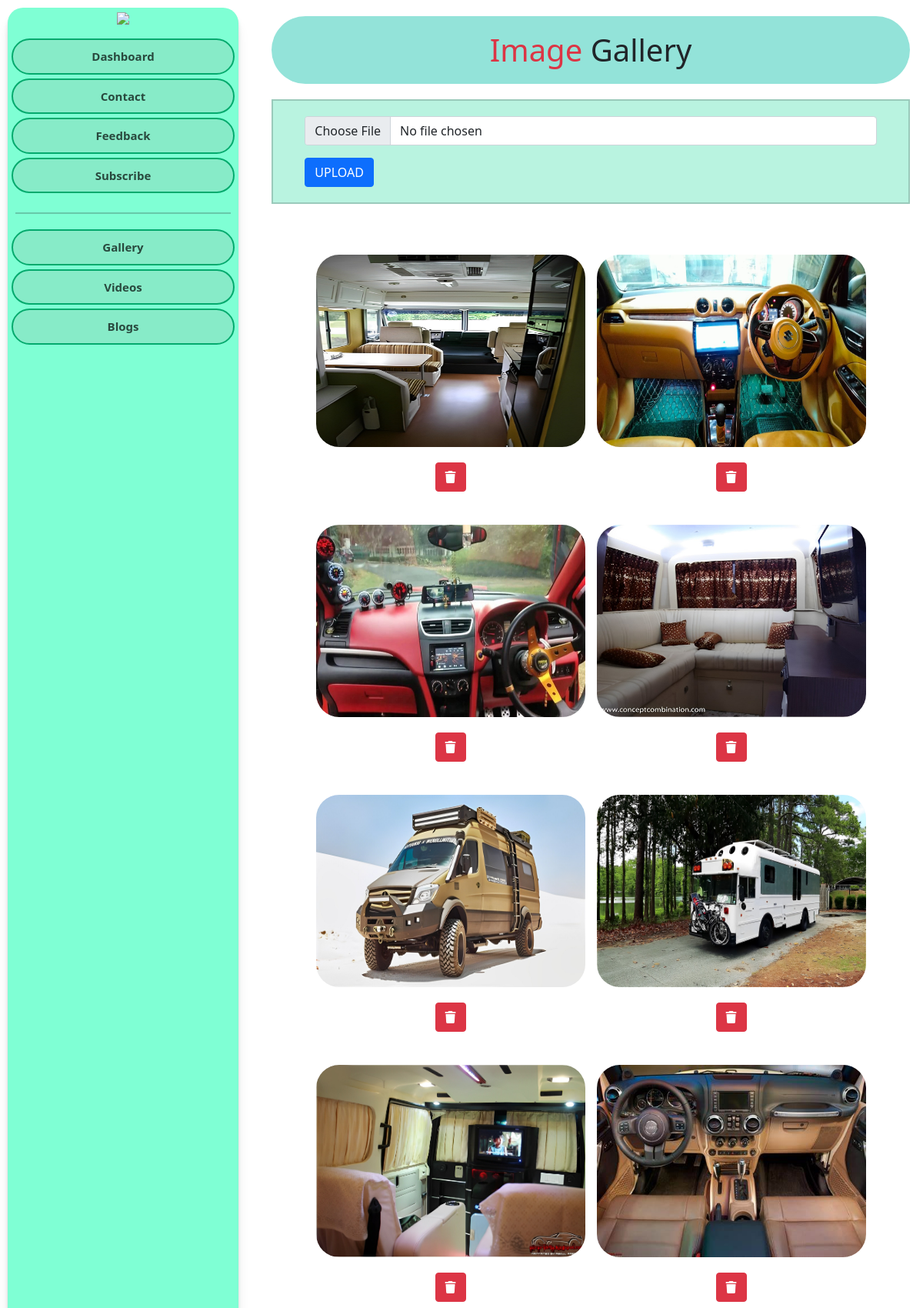
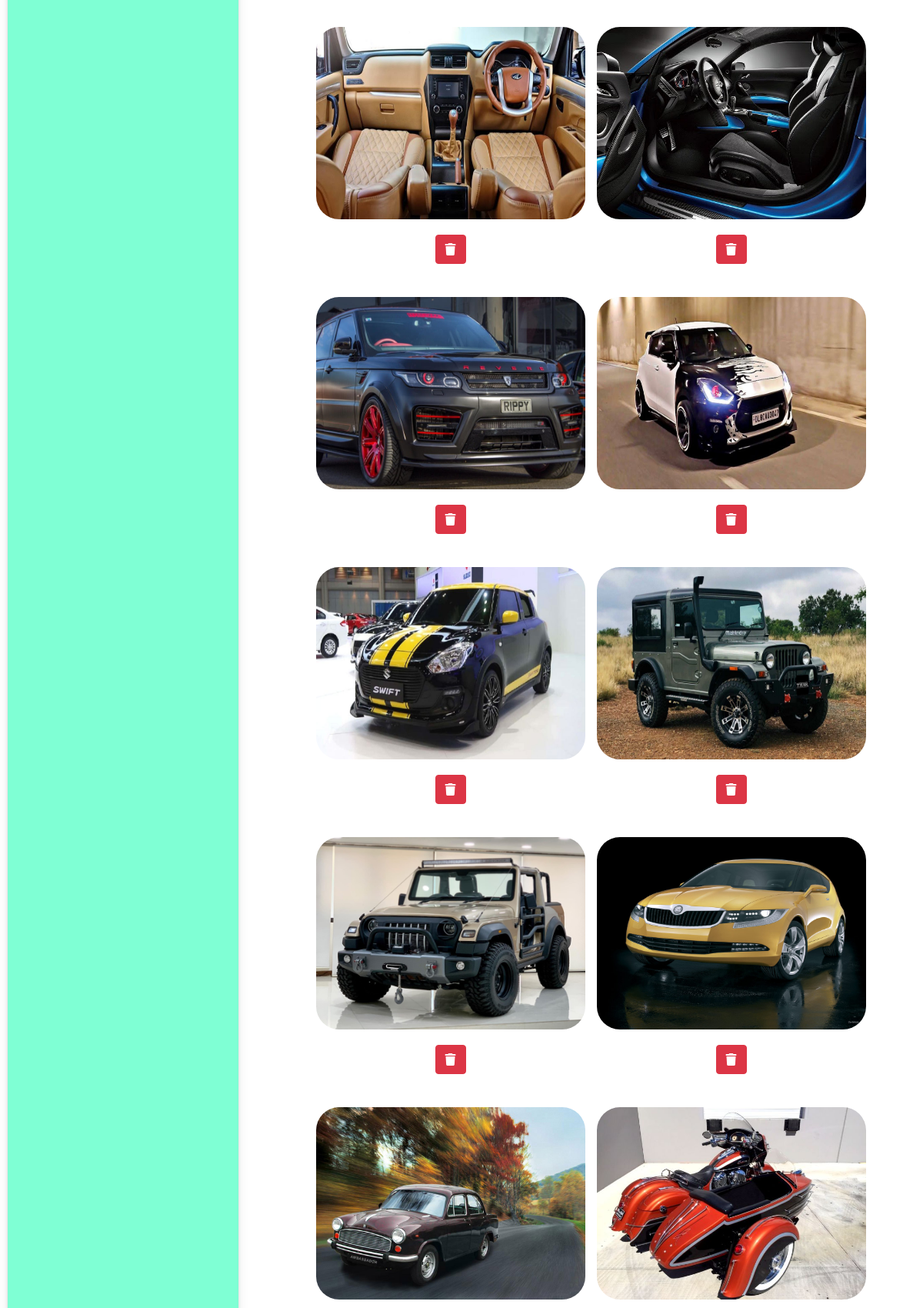
The page /dash-gallery.php (upper part) on the database its author committed (2 pictures, top to bottom).
### tables this page shows
CREATE TABLE `images` (
  `id` int(11) NOT NULL,
  `filename` varchar(100) NOT NULL
);

### dash-gallery.php (the view, shortened to what this page needs)
<?php
include 'adminheader.php';
?>
<div class="gallery-page">
    <div class="text-center mt-3">
        <h1><span class="text-danger">Image</span> Gallery</h1>
    </div>
    <div id="content">
        <form method="POST" action="dash-gallery.php" enctype="multipart/form-data">
            <div class="form-group">
                <input class="form-control" type="file" name="uploadfile" value="" required />
            </div>
            <div class="form-group mt-3">
                <button class="btn btn-primary" type="submit" name="upload">UPLOAD</button>
            </div>
        </form>
    </div>
    <div class="container mt-5">
    <div class="image-container">
    <?php
        $q = " select * from images ";
        $res = mysqli_query($con, $q);
        while ($data = mysqli_fetch_assoc($res)) {
        ?>
        <div class="text-center mt-2">
            <a href="./Gallery/<?php echo $data['filename']; ?>" data-lightbox="roadtrip">
            <img src="./Gallery/<?php echo $data['filename']; ?>" class="gallery-image">
            </a>
                <form action="" method="post">
                <button name="btndel" type="submit" class="btn btn-danger"><i class="fa-solid fa-trash " title="<?php echo $data['id']; ?>"></i></button>
        </form>
            </div>
        <?php
        }
        ?>
    </div>
</div>
</div>
</body>
</html>

### admin-style.css (style rules this page uses)
body { margin: 0; padding: 0; box-sizing: border-box; }
h1 { background: #93e3d9; padding: 20px; border-radius: 50px; width: 100%; position: relative; align-items: center; justify-content: center; }
.gallery-page { margin-left: 29%; position: absolute; overflow: auto; padding: 5px; width: 70%; z-index: -1000; }
#content { width: 100%; justify-content: center; align-items: center; margin: 20px auto; border: 2px solid #9acabb; background: #b9f3e0; }
.gallery-page form { width: 90%; margin: 20px auto; }
.image-container { display: flex; flex-wrap: wrap; gap: 15px; justify-content: center; padding: 10px; }
.gallery-image { border-radius: 30px; height: 250px; width: 350px; box-shadow: rgba(255, 255, 255, 0.35) 0px 5px 15px; transition: .3s linear; }

### rows shown on the page
images: filename (picture)
images: filename (placeholder picture)
images: filename (picture)
images: filename (picture)
images: filename (picture)
images: filename (picture)
images: filename (picture)
images: filename (picture)
images: filename (placeholder picture)
images: filename (picture)
images: filename (picture)
images: filename (picture)
images: filename (picture)
images: filename (picture)
images: filename (picture)
images: filename (picture)
images: filename (picture)
images: filename (picture)
